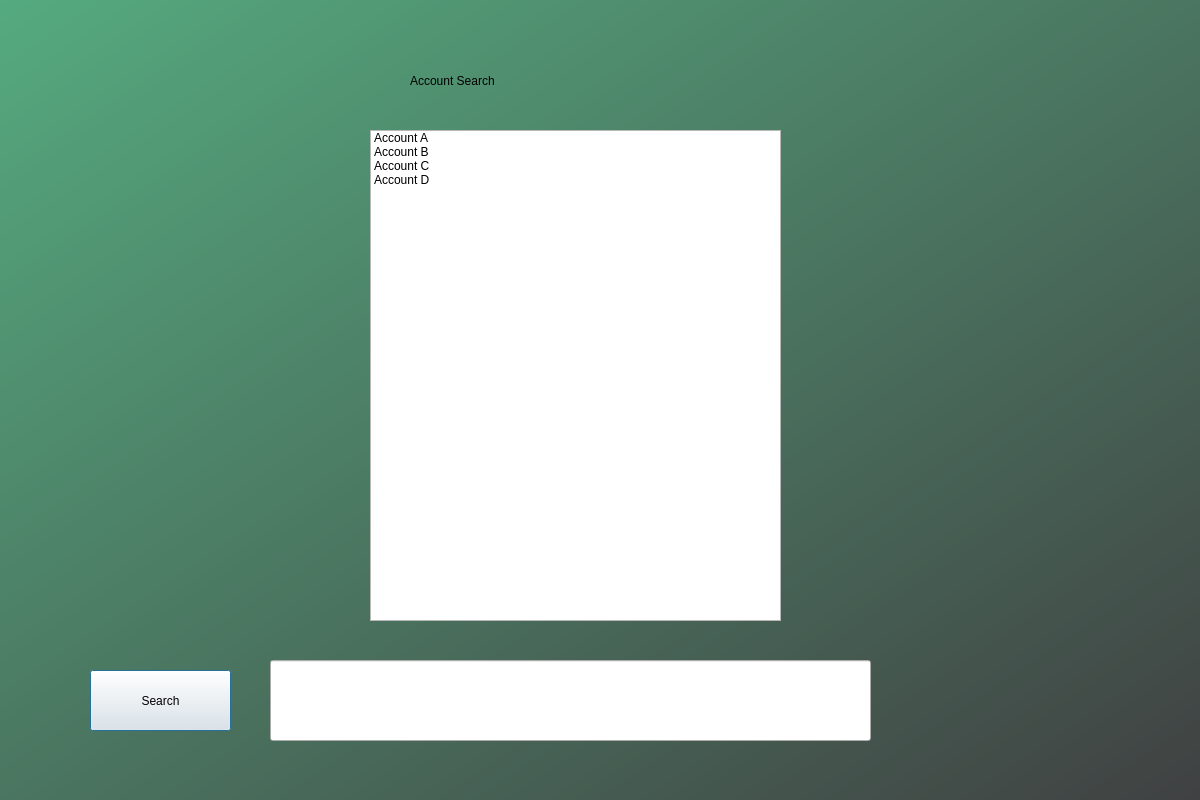
<?xml version="1.0" encoding="UTF-8"?>
<ui version="4.0">
 <class>Dialog</class>
 <widget class="QDialog" name="Dialog">
  <property name="geometry">
   <rect>
    <x>0</x>
    <y>0</y>
    <width>1200</width>
    <height>800</height>
   </rect>
  </property>
  <property name="windowTitle">
   <string>Dialog</string>
  </property>
  <property name="styleSheet">
   <string notr="true">QWidget#Dialog{
background-color: qlineargradient(spread:reflect, x1:0, y1:0, x2:1, y2:1, stop:0 rgba(85, 170, 127, 255), stop:1 rgba(64, 65, 66, 255));}</string>
  </property>
  <widget class="QListWidget" name="Accounts">
   <property name="geometry">
    <rect>
     <x>370</x>
     <y>130</y>
     <width>411</width>
     <height>491</height>
    </rect>
   </property>
   <property name="styleSheet">
    <string notr="true">font: 14pt &quot;Segoe UI&quot;;</string>
   </property>
   <item>
    <property name="text">
     <string>Account A</string>
    </property>
   </item>
   <item>
    <property name="text">
     <string>Account B</string>
    </property>
   </item>
   <item>
    <property name="text">
     <string>Account C</string>
    </property>
   </item>
   <item>
    <property name="text">
     <string>Account D</string>
    </property>
   </item>
  </widget>
  <widget class="QPushButton" name="pushButton">
   <property name="geometry">
    <rect>
     <x>90</x>
     <y>670</y>
     <width>141</width>
     <height>61</height>
    </rect>
   </property>
   <property name="styleSheet">
    <string notr="true">font: 16pt &quot;Segoe UI&quot;;</string>
   </property>
   <property name="text">
    <string>Search</string>
   </property>
  </widget>
  <widget class="QLabel" name="label">
   <property name="geometry">
    <rect>
     <x>410</x>
     <y>50</y>
     <width>351</width>
     <height>61</height>
    </rect>
   </property>
   <property name="styleSheet">
    <string notr="true">font: 28pt &quot;Segoe UI&quot;;</string>
   </property>
   <property name="text">
    <string>Account Search</string>
   </property>
  </widget>
  <widget class="QLineEdit" name="search">
   <property name="geometry">
    <rect>
     <x>270</x>
     <y>660</y>
     <width>601</width>
     <height>81</height>
    </rect>
   </property>
   <property name="styleSheet">
    <string notr="true">font: 14pt &quot;Segoe UI&quot;;</string>
   </property>
  </widget>
 </widget>
 <resources/>
 <connections/>
</ui>
